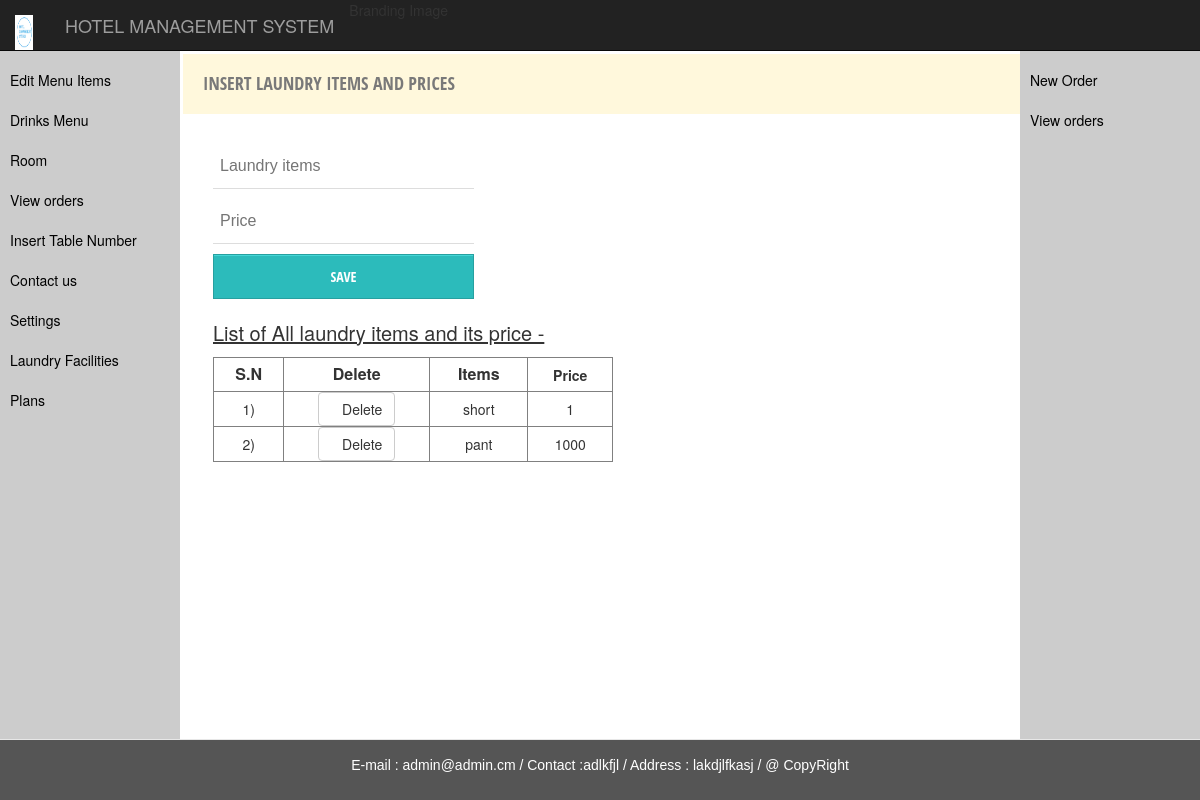
The page /laundry.php on the database its author committed.
### tables this page shows
CREATE TABLE `tbl_general` (
  `genid` int(11) NOT NULL,
  `namehotel` varchar(200) NOT NULL,
  `emailhotel` varchar(150) NOT NULL,
  `contact` varchar(100) NOT NULL,
  `site` varchar(155) NOT NULL,
  `address` varchar(150) NOT NULL,
  `pan` varchar(150) NOT NULL,
  `vat` int(20) NOT NULL,
  `logopic` varchar(255) NOT NULL
);

CREATE TABLE `tbl_laundry` (
  `laundryid` int(11) NOT NULL,
  `items` varchar(100) NOT NULL,
  `price` float NOT NULL
);

### laundry.php (the view, shortened to what this page needs)
<?php
                         include("connect.php");
?>
<!DOCTYPE html>
<html>
<head>
	<link rel="stylesheet" href="bootstrap/bootstrap.min.css">
	 <link href="//netdna.bootstrapcdn.com/bootstrap/3.0.0/css/bootstrap-glyphicons.css" rel="stylesheet">
            <link rel ="stylesheet" type="text/css" href = "form.css" />
	<link rel="stylesheet" href="sidebar.css">
</head>
<body>
<nav class="navbar navbar-inverse navbar-fixed-top">
            <div class="container-fluid">
                <div class="navbar-header">
                  <?php
                                $sql = "select * from tbl_general";
              $result = $con->query($sql);
              $data = $result->fetch_array();
              $usr = $_GET['nme'];?>
                    <span class="navbar-brand" href="">
                       <img src="logo/<?php echo $data['logopic']; ?>" style="margin-bottom: 20px;" class="" width="50%" height="35px"  />
                    </span>
                    <a class="navbar-brand" href="adminpanel.php?nme=<?php echo $usr;?>">
                      <?php
							echo $data['namehotel'];
                	 ?>
                </div>
                <ul class="nav navbar-nav navbar-right">
                <li class="dropdown">
       	        <a href="#" class="glyphicon glyphicon-user">  <?php echo $usr ?></a>
				  </li>
				  </ul>
				  </div>
				  </nav>
               <nav class="navigation">
  			  <ul class="mainmenu">
 			  <li><a href="cuisinemenu.php?nme=<?php echo $usr;?>">Edit Menu Items</a>
      </li>
          <li><a href="drinkmenu.php?nme=<?php echo $usr;?>">Drinks Menu </a></li>
              <li><a href="">Room</a>
             </li>
             <li><a href="">View orders</a></li>
             <li><a href="table.php?nme=<?php echo $usr;?>">Insert Table Number</a></li>
             <li><a href="">Contact us </a></li>
             <li><a href="gensetting.php?nme=<?php echo $usr;?>" >Settings </a></li>
             <li><a href="laundry.php?nme=<?php echo $usr;?>" >Laundry Facilities </a></li>
             <li><a href="plans.php?nme=<?php echo $usr;?>" >Plans </a></li>
             </ul>
            </nav>
<div class="main col-xs-9 form-style-8" style=" margin-top: 7%; margin-left: 16.5%;  max-width: 900px; ">
<form action="dblaundry.php?nme=<?php echo $usr;?>" method="post" >
<h2 style="background-color: #FFF8DC;"> Insert Laundry Items and Prices</h2>
<div>
			<p>
			<input type="text" name="itemname" placeholder="Laundry items"   autocomplete="on" required  />
      <input type="text" name="itemprice" placeholder="Price"  autocomplete="on" required  />
    </p>
						<p>
			<input type="submit" value="Save"  class="" name="btn_laundry">
			</p>
</form>
<div>
<?php
$s="select * from tbl_laundry";
$result=$con->query($s);
$num=$result->num_rows;
if($num>0)
{
  echo "<p style='font-size:20px ;text-decoration:underline; '>"."List of All laundry items and its price -"."</p>";
  $n=1;
 ?>
  <table  border="1"; width="400"; style="text-align: center; margin-bottom: 10%;" >
<tr >
  <th style="text-align: center; padding: 5px; font-size: 16px;">S.N</th>
  <th style="text-align: center; padding: 5px; font-size: 16px;">Delete</th>
  <th style="text-align: center; padding: 5px; font-size: 16px;">Items </th>
  <th style="text-align: center; padding: 5px; font-size: 16 px;">Price</th></tr>
<?php
while($data1 = $result->fetch_array()){
   echo "<tr><td>".$n. ")"."</td><td>" ?> <a class="btn btn-default" href="?deletelaundryid=<?php echo $data1['laundryid'];?>&nme=<?php echo $usr?>" onclick="return confirm('sure to delete ?')"><span class="glyphicon glyphicon-remove-circle"></span>Delete</a></td><td>
<?php echo  $data1['items']."</td><td>";
echo $data1['price']."</td></tr>";
?><?php
$n++;
}
?>
</table >
<?php
}
?>
</div>
</div>
<nav class="n">
           <ul class="mainmenu">
           <li><a href="">New Order</a></li>
           <li><a href="">View orders</a>
           </li>
           </ul>
           </nav>
</body>
<?php include "footer.php"; ?>
</html>

### footer.php (shortened to what this page needs)
<!DOCTYPE html>
<html>
<head>
	  <link rel="stylesheet" href="bootstrap/bootstrap.min.css">
</head>
<body>
</body>
 <footer class="navbar navbar-default navbar-fixed-bottom" >
  <p > <?php echo "E-mail : ".$data['emailhotel']."  /  ";
    echo "Contact :".$data['contact']."   /  "; echo "Address : ".$data['address']."    /   ";?>  @ CopyRight</p>
</footer>
</html>

### form.css (style rules this page uses)
.form-style-8 h2 { background: #4D4D4D; text-transform: uppercase; font-family: 'Open Sans Condensed', sans-serif; color: #797979; font-size: 18px; font-weight: 100; padding: 20px; margin: -30px -30px 30px -30px; }
.form-style-8 input[type="text"], .form-style-8 input[type="date"], .form-style-8 input[type="datetime"], .form-style-8 input[type="email"], .form-style-8 input[type="number"], .form-style-8 input[type="search"], .form-style-8 input[type="time"], .form-style-8 input[type="url"], .form-style-8 input[type="submit"], .form-style-8 input[type="password"], .form-style-8 textarea, .form-style-8 select { box-sizing: border-box; -webkit-box-sizing: border-box; -moz-box-sizing: border-box; outline: none; display: block; width: 30%; padding: 7px; border: none; border-bottom: 1px solid #ddd; background: transparent; margin-bottom: 10px; font: 16px Arial, Helvetica, sans-serif; height: 45px; }
.form-style-8 input[type="button"], .form-style-8 input[type="submit"] { -moz-box-shadow: inset 0px 1px 0px 0px #45D6D6; -webkit-box-shadow: inset 0px 1px 0px 0px #45D6D6; box-shadow: inset 0px 1px 0px 0px #45D6D6; background-color: #2CBBBB; border: 1px solid #27A0A0; display: inline-block; cursor: pointer; color: #FFFFFF; font-family: 'Open Sans Condensed', sans-serif; font-size: 14px; padding: 8px 18px; text-decoration: none; text-transform: uppercase; }

### sidebar.css (style rules this page uses)
html, body { font-family: Arial, Helvetica, sans-serif; }
.navigation { padding-top: 5%; width: 15%; position: fixed; height: 100%; overflow: auto; background-color: #CCC; float:left; }
.n { padding-top: 5%; width: 15%; margin-left: 85%; float:right; position: fixed; height: 100%; overflow: auto; background-color: #CCC; }
.mainmenu { list-style: none; padding: 0; margin:0; }
.mainmenu a { display: block; background-color: #CCC; text-decoration: none; padding: 10px; color: #000; }

### laundry.php (style rules this page uses)
.dropdown { position: relative; display: inline-block; }

### footer.php (style rules this page uses)
.navbar-fixed-bottom { background-color: #555; color: white; padding: 15px; text-align:center; font-family: 'Raleway', sans-serif; }

### rows shown on the page
tbl_general: logopic (picture), namehotel "HOTEL MANAGEMENT SYSTEM", emailhotel "admin@admin.cm", contact "adlkfjl", address "lakdjlfkasj"
tbl_laundry: items "short", price "1"
tbl_laundry: items "pant", price "1000"
